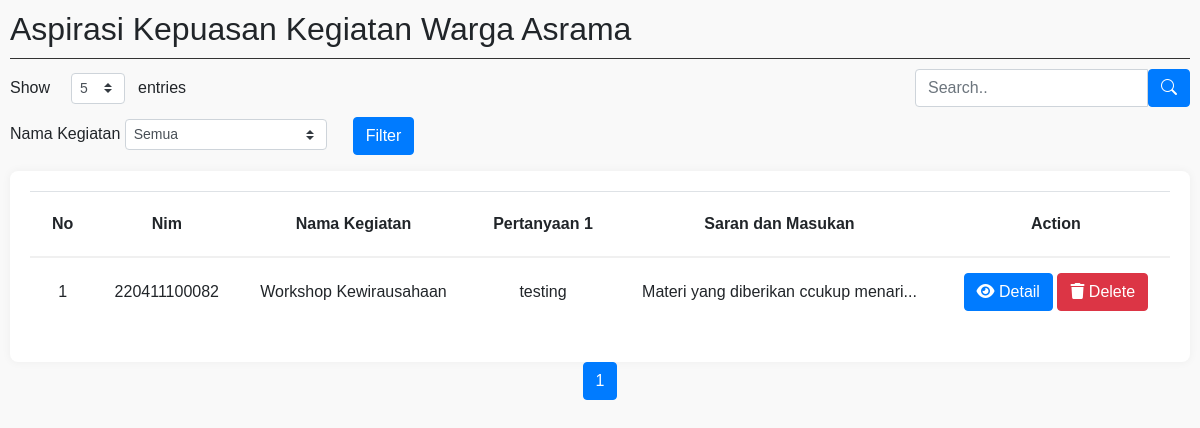
Page /app/pengurus/jejakPendapat/aspirasi.php?page=1&show=5 (signed in) on the committed database.
### tables this page shows
CREATE TABLE `formulir_kegiatan` (
  `id_formulir_kegiatan` int(11) NOT NULL,
  `id_kegiatan` int(11) DEFAULT NULL,
  `nim` varchar(12) DEFAULT NULL,
  `pertanyaan1` varchar(255) DEFAULT NULL,
  `pertanyaan2` varchar(255) DEFAULT NULL,
  `pertanyaan3` varchar(255) DEFAULT NULL,
  `pertanyaan4` varchar(255) DEFAULT NULL,
  `pertanyaan5` varchar(255) DEFAULT NULL,
  `saran_masukan` text DEFAULT NULL
);

CREATE TABLE `kegiatan` (
  `nama_kegiatan` varchar(255) DEFAULT NULL,
  `id_kegiatan` int(11) NOT NULL,
  `tanggal_kegiatan` datetime DEFAULT NULL,
  `created_at` timestamp NOT NULL DEFAULT current_timestamp() ON UPDATE current_timestamp(),
  `deskripsi` longtext DEFAULT NULL,
  `foto_pamflet` varchar(255) DEFAULT NULL,
  `tempat` varchar(255) DEFAULT NULL
);

### app/pengurus/jejakPendapat/aspirasi.php (the view, shortened to what this page needs)
<?php
$koneksi = mysqli_connect("localhost", "root", "", "asrama");
$query = "SELECT * FROM formulir_kegiatan JOIN kegiatan ON formulir_kegiatan.id_kegiatan = kegiatan.id_kegiatan";
if (isset($_GET['keyword'])) {
  $keyword = $_GET['keyword'];
  $query .= " WHERE id_formulir_kegiatan LIKE '%$keyword%' OR nama_kegiatan LIKE '%$keyword%' OR nim LIKE '%$keyword%' OR saran_masukan LIKE '%$keyword%' OR pertanyaan1 LIKE '%$keyword%'";
  $key = "keyword=$keyword&";
} else {
  $key = '';
}
$showData = isset($_GET['show']) ? (int)$_GET['show'] : ($_SESSION['show'] ?? 5);
$nowPage = (isset($_GET['page'])) ? (int)$_GET['page'] : 1 ;
if (isset($_GET['sort'])){
  $sorts = $_GET['sort'];
  $urut = "sort=$_GET[sort]&";
  if ($_GET['sort'] == 'nim'){
      $sort = "ORDER BY nim";
  }else if ($_GET['sort'] == 'nama_kegiatan'){
      $sort = "ORDER BY nama_kegiatan";
  }else if ($_GET['sort'] == 'pertanyaan1'){
      $sort = "ORDER BY pertanyaan1";
  }else if ($_GET['sort'] == 'saran_masukan'){
      $sort = "ORDER BY saran_masukan";
  }
}else{
  $sorts = '';
  $sort = '';
  $urut = '';
}
if (isset($_GET['page'])){
  $dataAwal = ($nowPage*$showData)-$showData;
  $take = mysqli_query($koneksi, "$query $sort LIMIT $dataAwal, $showData");
}else{
  $dataAwal = (1*$showData)-$showData;
  $take = mysqli_query($koneksi, "$query $sort LIMIT $dataAwal, $showData");
}
$resultCount = mysqli_num_rows($take);
$maxShow = ceil(mysqli_num_rows(mysqli_query($koneksi, $query))/$showData);
?>
<!DOCTYPE html>
<html lang="en">
<head>
  <link href="https://cdnjs.cloudflare.com/ajax/libs/font-awesome/6.0.0/css/all.min.css" rel="stylesheet">
  <link rel="stylesheet" href="https://stackpath.bootstrapcdn.com/bootstrap/4.5.2/css/bootstrap.min.css">
  <link rel="stylesheet" href="https://cdn.jsdelivr.net/npm/bootstrap-icons@1.8.1/font/bootstrap-icons.css">
</head>
<body>
  <div class="content">
    <h2>Aspirasi Kepuasan Kegiatan Warga Asrama</h2>
    <div class="header-border"></div>
    <div class="entries-container d-flex justify-content-between align-items-center">
      <div class="entries d-flex align-items-center">
          <label for="entriesSelect" class="mb-0 mr-2">Show</label>
          <select id="entriesSelect" class="custom-select custom-select-sm mx-2" style="width: auto;" onchange="location = this.value;">
              <?php for ($i = 5; $i <= 25; $i+=5) : ?>
                  <option value="?show=<?= $i ?>" <?= (isset($_GET['show']) && $_GET['show'] == $i) ? 'selected' : '' ?>><?= $i ?></option>
              <?php endfor; ?>
          </select>
          <span>entries</span>
      </div>
      <div class="search-form-container">
        <form action="" method="get" class="d-flex">
          <div class="input-group">
            <input type="text" class="form-control" placeholder="Search.." name="keyword">
            <button type="submit" class="btn btn-primary"><i class="bi bi-search"></i></button>
          </div>
        </form>
      </div>
    </div>
    <div class="filter-container mb-3">
      <form action="" method="get" class="d-flex align-items-center">
        <div class="mr-3">
          <label for="filter_kegiatan">Nama Kegiatan</label>
          <select id="filter_kegiatan" name="filter_kegiatan" class="custom-select custom-select-sm">
            <option value="">Semua</option>
          </select>
        </div>
        <div>
          <button type="submit" class="btn btn-primary">Filter</button>
        </div>
      </form>
    </div>
    <div class="table-container">
      <table class="table">
        <thead>
          <tr>
            <th>No</th>
            <th><a href="?<?=$key?>sort=nim" <?=($sorts == 'nim') ? "style='textdecoration: none;'" : "style='color: inherit; text-decoration: none;'"?>>Nim</a></th>
            <th><a href="?<?=$key?>sort=nama_kegiatan" <?=($sorts == 'nama_kegiatan') ? "style='textdecoration: none;'" : "style='color: inherit; text-decoration: none;'"?>>Nama Kegiatan</a></th>
            <th><a href="?<?=$key?>sort=pertanyaan1" <?=($sorts == 'pertanyaan1') ? "style='textdecoration: none;'" : "style='color: inherit; text-decoration: none;'"?>>Pertanyaan 1</a></th>
            <th><a href="?<?=$key?>sort=saran_masukan" <?=($sorts == 'saran_masukan') ? "style='textdecoration: none;'" : "style='color: inherit; text-decoration: none;'"?>>Saran dan Masukan</a></th>
            <th>Action</th>
          </tr>
        </thead>
        <tbody>
        <?php
        $num = 1;
        if ($resultCount > 0) :
          while ($show = mysqli_fetch_array($take)) :
        ?>
          <tr>
            <td><?= $num; ?></td>
            <td><?= $show['nim']; ?></td>
            <td><?= $show['nama_kegiatan']; ?></td>
            <td><?= substr($show['pertanyaan1'], 0, 20) . (strlen($show['pertanyaan1']) > 20 ? "..." : ""); ?></td>
            <td><?= substr($show['saran_masukan'], 0, 35) . (strlen($show['saran_masukan']) > 35 ? "..." : ""); ?></td>
            <td>
              <a href="detailaspirasi.php?id_formulir_kegiatan=<?= $show['id_formulir_kegiatan']; ?>" class="btn btn-primary"><i class="fa fa-eye"></i> Detail</a>
              <a href="javascript:void(id=<?=$show['id_formulir_kegiatan'];?>);" onclick="hapus(<?= $show['id_formulir_kegiatan']; ?>)" class="btn btn-danger"><i class="fa fa-trash"></i> Delete</a>
            </td>
          </tr>
          <?php $num++; endwhile; else : ?>
          <tr>
              <td colspan="6" class="text-center">Tidak ada data yang sesuai dengan pencarian Anda</td>
          </tr>
        <?php endif; ?>
        </tbody>
      </table>
    </div>
    <nav aria-label="dataPages">
      <ul class="pagination justify-content-center">
        <?php for ($i = 1; $i <= $maxShow; $i++) : ?>
          <li class="page-item <?= ($nowPage == $i) ? 'active' : '' ?>">
            <a class="page-link" href="?<?=$key.$urut?>page=<?= $i ?>&show=<?= $showData ?>"><?= $i ?></a>
          </li>
        <?php endfor; ?>
      </ul>
    </nav>
  </div>
</body>
</html>

### app/pengurus/jejakPendapat/aspirasi.php (style rules this page uses)
body { font-family: Arial, sans-serif; background-color: #f9f9f9; margin: 0; padding: 0; }
.content { padding: 10px; max-width: 1500px; margin: auto; }
.table-container { background-color: white; padding: 20px; border-radius: 8px; box-shadow: 0 0 10px rgba(0, 0, 0, 0.05); }
.entries, .search-form-container { margin-bottom: 10px; }
.search-form-container { display: flex; justify-content: flex-end; margin-top: 0px; }
.filter-container { display: flex; align-items: center; }
.filter-container form { display: flex; align-items: center; gap: 10px; }
.custom-select { width: auto; }
.table thead th { border-bottom: 2px solid #f0f0f0; padding: 20px; text-align: center; }
.table tbody tr { border-top: 1px solid #f0f0f0; padding: 15px; text-align: center; }
.table td, .table th { vertical-align: middle; padding: 15px; }
.entries { display: flex; align-items: center; gap: 5px; margin-bottom: 10px; }
.header-border { border-top: 1px solid #333; margin-top: 10px; margin-bottom: 10px; }

### rows in the picture
formulir_kegiatan: nim "220411100082", id_kegiatan.nama_kegiatan "Workshop Kewirausahaan", pertanyaan1 "testing", saran_masukan "Materi yang diberikan ccukup menari"

### other values in the picture
form field value "5"
